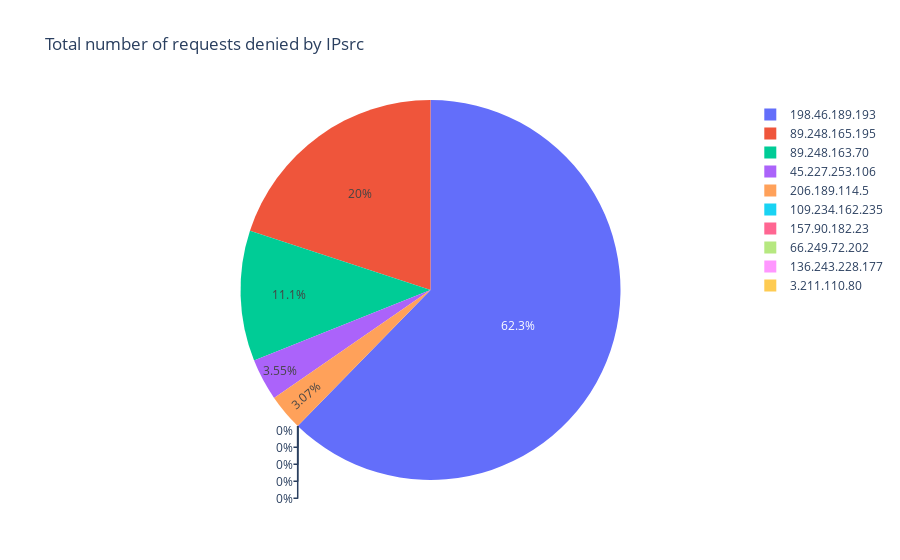

Write notebook code for a chart like this one.
### Code cell
IPsrc_deny_pie = px.pie(Merge_IPsrc.head(10), values='deny', names='IPsrc', title='Total number of requests denied by IPsrc')

IPsrc_deny_pie

### Figure 1 — Plotly figure (JSON) as saved in the notebook; plotly's stock layout.template omitted (floating-point values rounded to 4 significant figures)
{"data": [{"domain": {"x": [0, 1], "y": [0, 1]}, "hovertemplate": "IPsrc=%{label}<br>deny=%{value}<extra></extra>", "labels": ["109.234.162.235", "198.46.189.193", "89.248.165.195", "157.90.182.23", "89.248.163.70", "45.227.253.106", "206.189.114.5", "66.249.72.202", "136.243.228.177", "3.211.110.80"], "legendgroup": "", "name": "", "showlegend": true, "type": "pie", "values": [0, 60203, 19280, 0, 10723, 3434, 2969, 0, 0, 0]}], "layout": {"legend": {"tracegroupgap": 0}, "title": {"text": "Total number of requests denied by IPsrc"}}}
